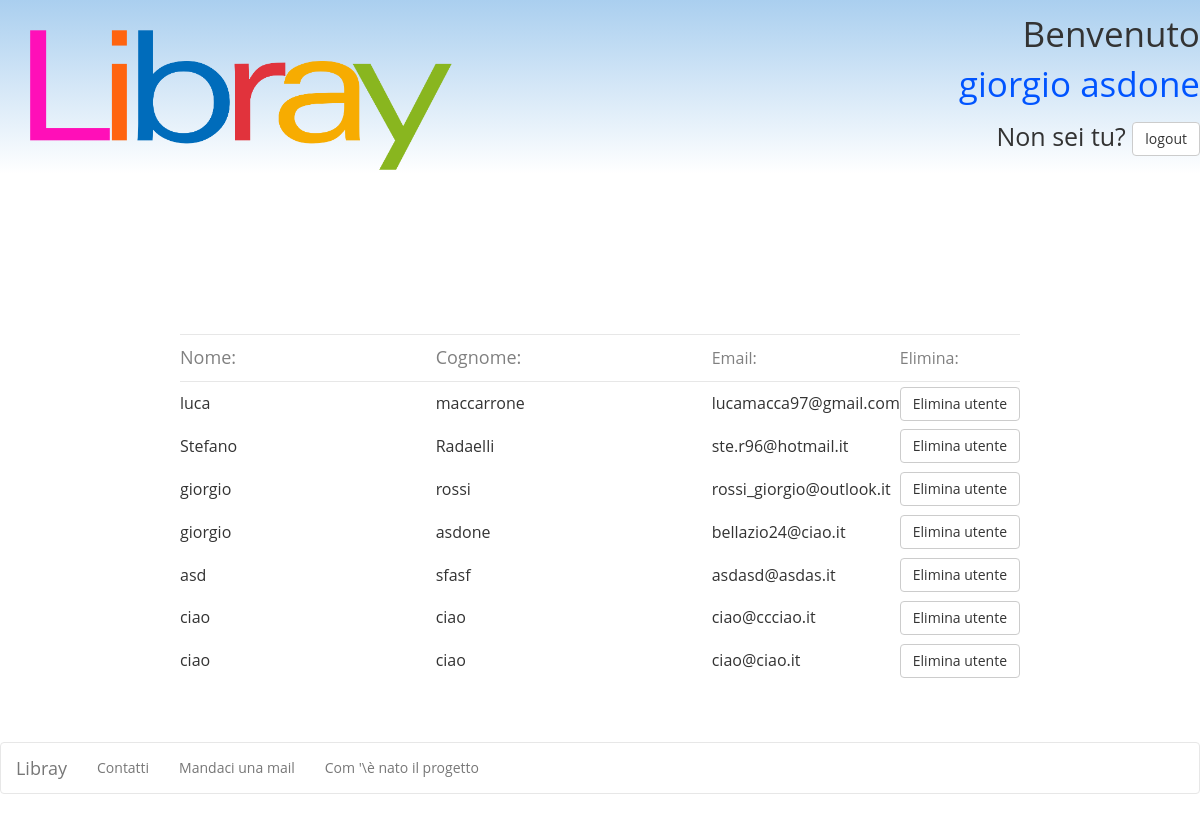
/ElencoUtenti.php (signed in), run on the app's committed database.
### tables this page shows
CREATE TABLE IF NOT EXISTS `utente` (
  `IDUtente` int(11) NOT NULL AUTO_INCREMENT,
  `password` char(32) NOT NULL,
  `nome` varchar(25) NOT NULL,
  `cognome` varchar(25) NOT NULL,
  `email` varchar(30) NOT NULL,
  `admin` tinyint(4) NOT NULL,
  PRIMARY KEY (`IDUtente`)
);

### ElencoUtenti.php (the view, shortened to what this page needs)
<!DOCTYPE html>
<html lang="it">
  <head>
    <link href="css/stileCelle.css" rel="stylesheet" type="text/css">
    <link href="css/bootstrap.min.css" rel="stylesheet">
    <link href="css/login2.css" rel="stylesheet">
        <?php
	include("db_con.php");
?>
</head>
  <body style="min-height:800px; font-family:'Open Sans',X-LocaleSpecific-Light,'Open Sans',X-LocaleSpecific,sans-serif;">
    <?php
    echo'
		 <table style="width:100%; background-image:-webkit-linear-gradient(bottom, #FFFFFF 0%, #AACFEF 100%)">
			<tr>
				<td style="width:35%; padding-top:26px"><img src="LIBRAY.png" alt="logo" href="home.php" style="width:430px; margin-left:6%; "></td>
				<td style="width: 67%;
						   text-align: right;">
						   <p style="font-size:35px">Benvenuto <span style="color: #0054FF">';
                           $nome=$_SESSION['nome'];
                           $cognome=$_SESSION['cognome'];
                           echo"<br>";
                           echo  "$nome $cognome";
                           echo '</span></p>
                            </span></p>
						   <p style="font-size:25px"> Non sei tu? <button onclick=window.location.href="http://libray.altervista.org/logout.php"  class="btn btn-default" >logout</button></p>
				</td>
			</tr>
		</table>
		<table style="width:70%; margin:auto;">
			<tr style="border: 1px solid #E7E7E7; width:100%; border-left:none; border-right:none;">
				<td style=" padding-top: 10px;
							padding-bottom: 10px;
							color: grey;
							font-size: 18px;
							width:610px">Nome:</td>
                <td style=" padding-top: 10px;
							padding-bottom: 10px;
							color: grey;
							font-size: 18px;
							width:610px">Cognome:</td>
				<td style=" padding-top: 10px;
							padding-bottom: 10px;
							color: grey;
							font-size: 16px;">Email:</td>
				<td style=" padding-top: 10px;
							padding-bottom: 10px;
							color: grey;
							font-size: 16px;">
							Elimina:</td>
			</tr>
            <br>';
        	$sql = "select   utente.IDUtente, utente.nome, utente.cognome, utente.email from utente";
        $result = $link->query($sql);
while ($row = $result->fetch_array()) {
$id=$row['IDUtente'];
 echo '<tr id="nome_'.$id.'"  style=border-bottom: 1px solid #E7E7E7>';
            	echo'<td style="padding-top: 10px;padding-bottom: 10px; font-size: 16px;">'. $row['nome'].'</td>';
               echo' <td style="padding-top: 10px; padding-bottom: 10px;font-size: 16px;">'. $row['cognome'].'</td>';
              echo' <td style="padding-top: 10px; padding-bottom: 10px;font-size: 16px;">'. $row['email'].'</td>';
               echo'  <td><button onclick="elimina_utente('.$id.');"  class="btn btn-default"   >Elimina utente</button>';
           echo" </tr>";
}
		echo'
        </table>
		<br>
		<br>
		<br>
		  <table style="width:100%">
		<tr>
			<td>
				<nav class="navbar navbar-default" style="background-color:white;">
					<div class="container-fluid">
						<div class="navbar-header">
							<a class="navbar-brand" href="home.php">Libray</a>
						</div>
						<div>
							<ul class="nav navbar-nav">
								<li ><a href="contatti.html">Contatti</a></li>
								<li><a href="mandaciMail.html">Mandaci una mail</a></li>
								<li><a href="nascitaProgetto.html">Com \'\è nato il progetto</a></li>
							</ul>
						</div>
					</div>
				</nav>
			</td>
		</tr>
	</table>
  ';
?>
                </body>
</html>

### css/stileCelle.css (style rules this page uses)
body { font-family: 'Open Sans Light',X-LocaleSpecific-Light,'Open Sans',X-LocaleSpecific,sans-serif; }

### data on the page
utente: nome "luca", cognome "maccarrone", email "lucamacca97@gmail.com"
utente: nome "Stefano", cognome "Radaelli", email "ste.r96@hotmail.it"
utente: nome "giorgio", cognome "rossi", email "rossi_giorgio@outlook.it"
utente: nome "giorgio", cognome "asdone", email "bellazio24@ciao.it"
utente: nome "asd", cognome "sfasf", email "asdasd@asdas.it"
utente: nome "ciao", cognome "ciao", email "ciao@ccciao.it"
utente: nome "ciao", cognome "ciao", email "ciao@ciao.it"

### other printed values
$nome "giorgio"
$cognome "asdone"
